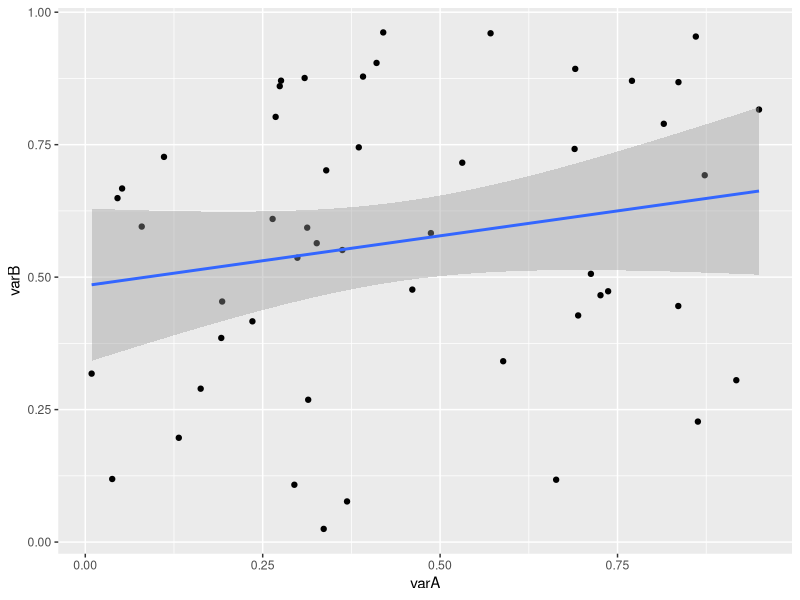
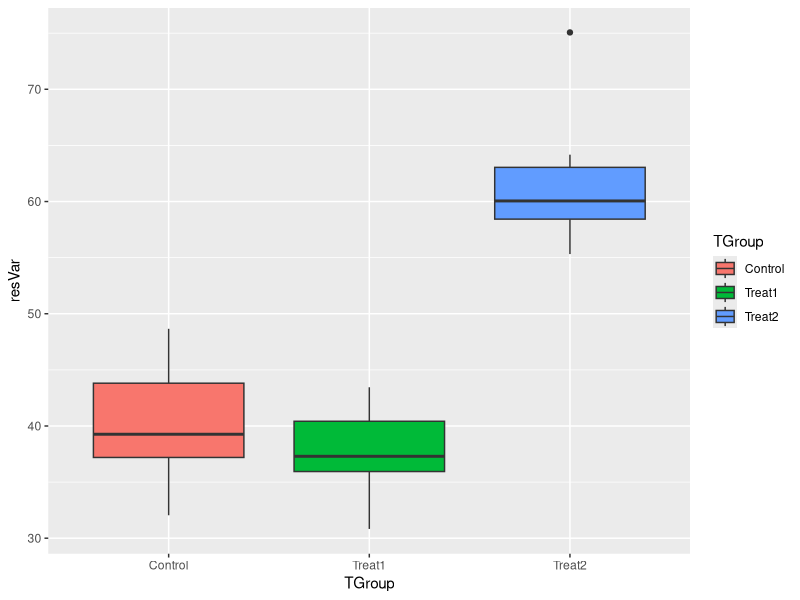
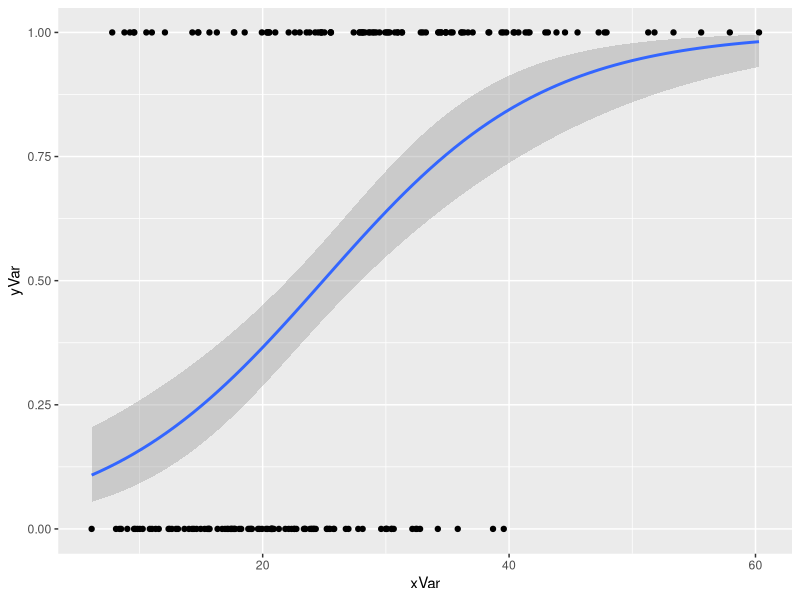
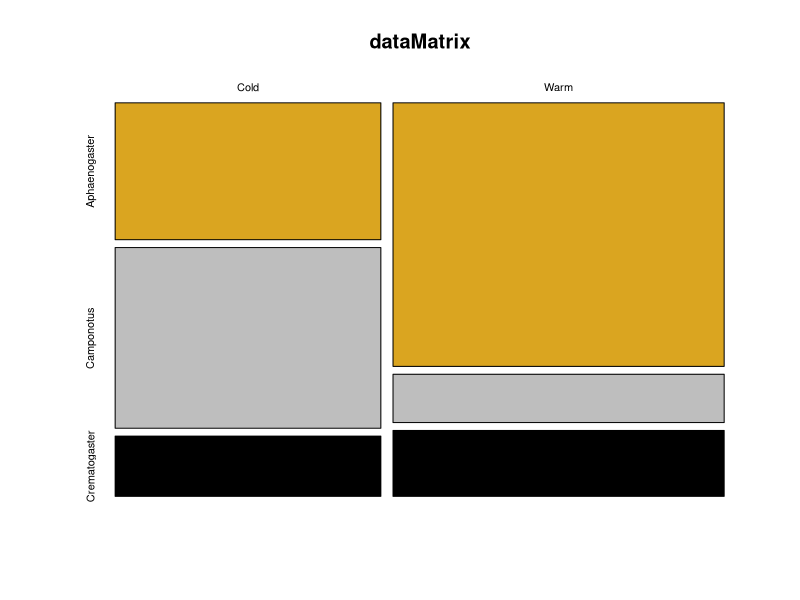
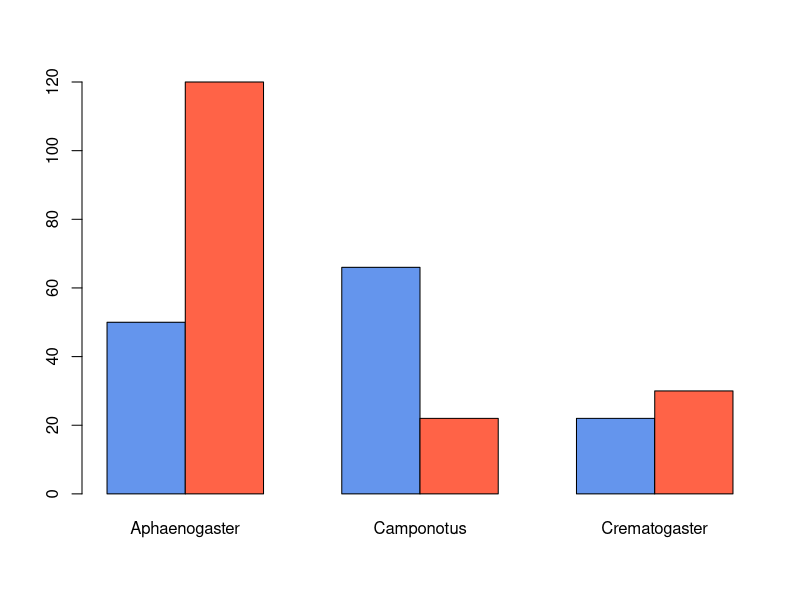
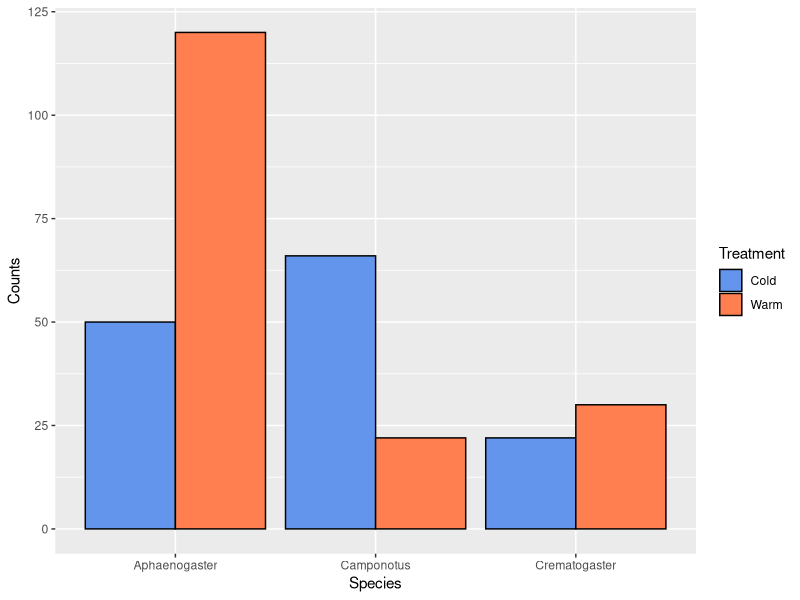

Write the R code that produced these figures, in order.
# Experimental Designs
# 27_Fe_2024

# Archetype Experimental Designs
# independent versus dependent variables
# discrete versus continuous variables
# continuous variables (integer and real)
# direction of cause and effect, x axis is independent
# continuous versus discrete (natural or arbitrary or statistical bins)

# Regression (dependent: continuous, independent: continuous)
# linear model of y=a+bx
# statistical tests for null of hypothesis of slope and/or intercept = 0
# confidence and prediction intervals of uncertainty
# goodness of fit tests for linearity

library(tidyverse)

n = 50  # number of observations (rows)


varA <- runif(n) # random uniform values (independent)
varB <- runif(n) # a second random column (dependent)
varC <- 5.5 + varA*10 # a noisy linear relationship with varA
ID <- seq_len(n) # creates a sequence from 1:n (if n > 0!)
regData <- data.frame(ID,varA,varB,varC)
head(regData)
str(regData)

# model
regModel <- lm(varB~varA,data=regData) #runs anova for us?

# model output
regModel # printed output is sparse
str(regModel) # complicated, but has "coefficients"
head(regModel$residuals) # contains residuals

# 'summary' of model has elements
summary(regModel) # 
summary(regModel)$coefficients
str(summary(regModel))

# best to examine entire matrix of coefficients:
summary(regModel)$coefficients[] #shows all

# can pull results from this, but a little wordy
summary(regModel)$coefficients[1,4]   #p value for intercept
summary(regModel)$coefficients["(Intercept)","Pr(>|t|)"] # uggh


# alternatively unfurl this into a 1D atomic vector with names
z <- unlist(summary(regModel))
str(z)
z
z$coefficients7

# grab what we need and put into a tidy list
# Bundle everything into a list so don't need a bunch of different things
# Below are the typical things you want
# Need to do what was above to figure out which coefficients are which, will be different depending on your model. When you add or change anything, it will change
# I think this is really just pulling specific metrics out of a statistical model

regSum <- list(intercept=z$coefficients1,
               slope=z$coefficients2,
               interceptP=z$coefficients7,
               slopeP=z$coefficients8,
               r2=z$r.squared)

# much easier to query and use
print(regSum)
regSum$r2
regSum[[5]]

#### Basic ggplot of regression model
# Use ggplot function to create a model
# ggplot must only use a dataframe
# Pieces of the function van be broken up and combined with the addition sign

regPlot <- ggplot(data=regData) +
  aes(x=varA,y=varB) +
  geom_point() +
  stat_smooth(method=lm,se=0.50) # default se=0.95, this is the default, but here it is set at 0.99, ggplot makes some additional calculations in this step
# all opf gthe above pieces are being put in the object regPlot

print(regPlot)
# ggplot recognizes print and will render the graph

# Use the following command to save the plot rather than just grabbing from image viewer
# Better for outputting final image
# All about being reproducable
# ggsave(filename="Plot1.pdf",plot=regPlot,device="pdf")

# consider regression approach with experimens
# ofte use ANOVA, but can also use regression of replication is cost porohititve

########
# Data frame construction for one-way ANOVA
#######
nGroup <- 3 # number of treatment groups
nName <- c("Control","Treat1", "Treat2") # names of groups
nSize <- c(12,17,9) # number of observations in each group, don't often have equal
# before you run an experiment, you should have an estimate of mean and variance before starting

nMean <- c(40,41,60) # mean of each group
nSD <- c(5,5,5) # standard deviation of each group, just making this up, mighyt not actually all be equal

ID <- 1:(sum(nSize)) # id vector for each row, all all observations up to give us the number of observations
resVar <- c(rnorm(n=nSize[1],mean=nMean[1],sd=nSD[1]), 
            rnorm(n=nSize[2],mean=nMean[2],sd=nSD[2]),
            rnorm(n=nSize[3],mean=nMean[3],sd=nSD[3]))
# sets up single conlumn with all data, this is long form

TGroup <- rep(nName,nSize)
ANOdata <- data.frame(ID,TGroup,resVar) # create dataframe, don't need ID here, but this is a good habit
str(ANOdata)
print(ANOdata)

#############
## Basic ANOVA in R
#############

ANOmodel <- aov(resVar~TGroup,data=ANOdata)
print(ANOmodel)
print(summary(ANOmodel))
z <- summary(ANOmodel)
str(z)
aggregate(resVar~TGroup,data=ANOdata,FUN=mean)
unlist(z)
unlist(z)[7]
ANOsum <- list(Fval=unlist(z)[7],probF=unlist(z)[9])
ANOsum

# aggregate function pulls things out of the structure

#############
# Basic ggplot of ANOVA data
#############

ANOPlot <- ggplot(data=ANOdata) + 
  aes(x=TGroup,y=resVar,fill=TGroup) +
  geom_boxplot()
print(ANOPlot)
# ggsave(filename="Plot2.pdf",plot=ANOPlot,device="pdf")
# fill command allows us to fill the shape, it is part pf aesthetic mapping

########
# Data frame construction for logistic regression
########

xVar <- sort(rgamma(n=200,shape=5,scale=5)) # just randomly creating a model
yVar <- sample(rep(c(1,0),each=100),prob=seq_len(200)) # just randomly creating a model
lRegData <- data.frame(xVar,yVar)

########
# Logistic regression analysis in R
########

lRegModel <- glm(yVar ~ xVar,
                 data=lRegData,
                 family=binomial(link=logit))
summary(lRegModel)
summary(lRegModel)$coefficients
# glm = general inear model, rather than just an lm (linear model function)

#############
#  Basic ggplot of logistic regression
##############

lRegPlot <- ggplot(data=lRegData) + 
  aes(x=xVar,y=yVar) +
  geom_point() +
  stat_smooth(method=glm, method.args=list(family=binomial))
print(lRegPlot)

###############
# Data for contingency table analysis
###############
# this is the least used analysis

# integer counts of different data groups
vec1 <- c(50,66,22)
vec2 <- c(120,22,30)
dataMatrix <- rbind(vec1,vec2)
rownames(dataMatrix) <- c("Cold","Warm")
colnames(dataMatrix) <-c("Aphaenogaster",
                         "Camponotus",
                         "Crematogaster")
str(dataMatrix)
print(dataMatrix)

# predictor variables are vec1 and vc2...these would be treatments
# column names are response variable

#################
# Basic contingency table analysis in R
#################

print(chisq.test(dataMatrix))
# this is just a chi square
# built into R

#################
# Plotting contingency table analyses
#################

# there is likely a pakage that does this now, but this is how you would do it in base R
# some simple plots using baseR
mosaicplot(x=dataMatrix,
           col=c("goldenrod","grey","black"),
           shade=FALSE)
barplot(height=dataMatrix,
        beside=TRUE,
        col=c("cornflowerblue","tomato"))
# bar plot is more traditional, but the mosaic is helpful for looking at proportions

dFrame <- as.data.frame(dataMatrix)
dFrame <- cbind(dFrame,list(Treatment=c("Cold","Warm")))
dFrame <- gather(dFrame,key=Species,Aphaenogaster:Crematogaster,value=Counts) 

p <- ggplot(data=dFrame) + 
  aes(x=Species,y=Counts,fill=Treatment) + 
             geom_bar(stat="identity",position="dodge",color=I("black")) +
  scale_fill_manual(values=c("cornflowerblue","coral"))
print(p)

# coercing a matrix into a datafram
# bind on a column that is going to add labels
# dodge puts the bars on top of each other
# not that much better....mosaic is really the best/better thank bar graph
